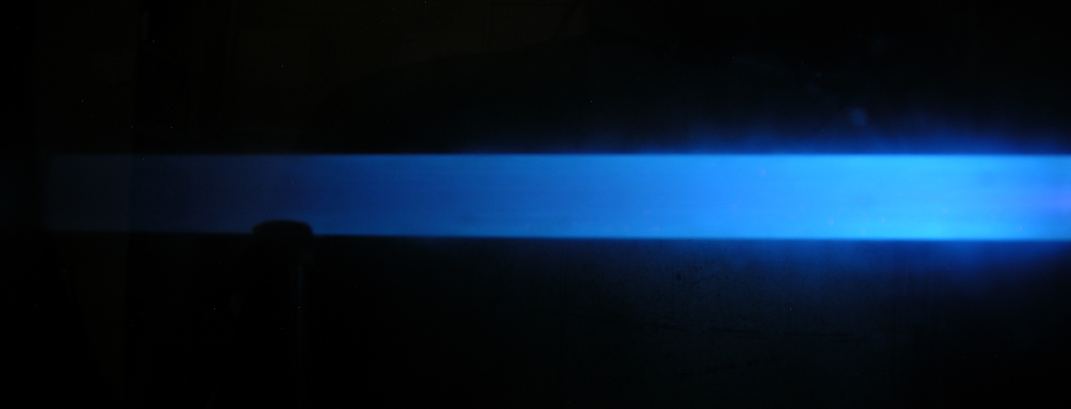
#> input picture labs/electron-plasma/images/1.jpg, 3211 x 1225 px (shown at 1/3 size); its folder holds 4 pictures in this run
$ python processing.py
#> lines starting #> are read from the running program, lines starting #| are printed output that depends on the picture
### graphs.py
import numpy as np
import matplotlib.pyplot as plt
import math
from numpy.polynomial import Polynomial as poly

# [65 lines left out: functions baseLsqm, lsqm, plot, plotLsqm, not called in this run]

def plotlsqm(x, y, dx = np.empty(0), dy = np.empty(0), filename = None, plotFmt = '.', lsqmFmt = 'r', title = None, xlabel = None, ylabel = None, stretch = 0.1, bflag = True):
	return plotLsqm(x, y, dx, dy, filename, plotFmt, lsqmFmt, title, xlabel, ylabel, stretch, bflag)

# [16 lines left out: function plotPoly, not called in this run]

def basePlot():
	fig, ax = plt.subplots()
	plt.minorticks_on()
	plt.grid(True, 'major', 'both', color = '#888888')
	plt.grid(True, 'minor', 'both', linestyle = '--')
	return fig, ax

### labs/electron-plasma/processing.py
from PIL import Image
import numpy as np
import matplotlib.pyplot as plt
import scipy
import os

import sys

sys.path.append("../../")
import csvreader
import graphs
import calculations

# import seaborn as sns

def matrix(content): #code stolen from builtin plot.py
    # r - radial
    xRaw = content[2]
    xArrRaw = xRaw.split()
    xArr = []
    for i in range(len(xArrRaw)):
        xArr.append(float(xArrRaw[i]))
    x = np.array(xArr)

    # z and matrix
    z = []
    without_header = content[3:]
    data = []
    for line in without_header:
        data.append(line.strip())

    m = []
    for line in data:
        arr_raw = line.split()
        arr = arr_raw[1:]
        zOne = float(arr_raw[0])
        z.append(zOne)
        for i in range(len(arr)):
            arr[i] = float(arr[i])
        m.append(arr)
    return x, np.array(z), np.array(m)

index = ["N, 5torr", "N 2.5torr", "N 1torr", "Ar 5torr", "Ar 2.5torr", "Ar 1torr"] #index experiments

fig1, ax1 = graphs.basePlot()
fig2, ax2 = graphs.basePlot()

for image_path in sorted(os.listdir("images")):
    # Загружаем изображение
    img = Image.open(f"images/{image_path}").convert("RGB")
#> img is the input picture: PIL image 3211x1225 RGB; mean R, G, B 7.8, 25.9, 45
    # print(image_path)

    # Переводим в массив numpy
    img_array = np.array(img)

    r_channel_avg = img_array[:, :, 0].mean(axis=0)[::-1]
#> r_channel_avg = 3211 values, max 15.97 at index 396, min 0.788 at index 3206, mean 7.75
    g_channel_avg = img_array[:, :, 1].mean(axis=0)[::-1]
#> g_channel_avg = 3211 values, max 51.56 at index 647, min 1.02 at index 3169, mean 25.89
    b_channel_avg = img_array[:, :, 2].mean(axis=0)[::-1]
#> b_channel_avg = 3211 values, max 84.35 at index 647, min 1.13 at index 3124, mean 45.02


    # Усреднённая яркость (среднее от суммы)
    sum_channel_avg = (r_channel_avg + g_channel_avg + b_channel_avg) / 3
#> sum_channel_avg = 3211 values, max 50.3 at index 647, min 1.01 at index 3145, mean 26.22

    z = np.arange(0, sum_channel_avg.shape[0], 1)
#> z = 3211 values from 0 to 3210
    def gauss(x, A, mu, sigma):
        return A * np.exp(-(x - mu)**2 / (2 * sigma**2))

    params = scipy.optimize.curve_fit(gauss, z, sum_channel_avg) #подгоняем нормальное распределение
#> params = ([48.79, 589.5, 929.2], [[0.00142, 0.00271, -0.0222], [0.00271, 2.91, -2.06], [-0.0222, -2.06, 2.55]])
    height = 260
    diam = 25.3 #external tube diameter, mm

    # [20 lines of commented-out code are left out]
    if(int(image_path[0]) < 4):
        ax1.plot(z / height * diam, sum_channel_avg / np.max(sum_channel_avg), linestyle='-', label=f"Среднее (R+G+B)/3, {index[int(image_path[0]) - 1]}")
        ax1.plot(z / height * diam, gauss(z, *(params[0])) / np.max(sum_channel_avg), linestyle = '--', label = f"подгон нормального распределения, {index[int(image_path[0]) - 1]}")
        ax1.plot([params[0][1] / height * diam, params[0][1] / height * diam], [0, 1], linestyle = "--", label = f"max излучения z = {params[0][1] / height * diam:.0f} mm, {index[int(image_path[0]) - 1]}")
    else:
        ax2.plot(z / height * diam, sum_channel_avg / np.max(sum_channel_avg), linestyle='-', label=f"Среднее (R+G+B)/3, {index[int(image_path[0]) - 1]}")
        ax2.plot(z / height * diam, gauss(z, *(params[0])) / np.max(sum_channel_avg), linestyle = '--', label = f"подгон нормального распределения, {index[int(image_path[0]) - 1]}")
        ax2.plot([params[0][1] / height * diam, params[0][1] / height * diam], [0, 1], linestyle = "--", label = f"max излучения z = {params[0][1] / height * diam:.0f} mm, {index[int(image_path[0]) - 1]}")
    # plt.title(f"Усреднённые интенсивности каналов RGB, {index[int(image_path[0]) - 1]}")
plt.xlabel("z, mm")
plt.ylabel("Интенсивность")
ax1.legend()
ax2.legend()
    # plt.show()
    # if(int(image_path[0]) == 3 or int(image_path[0]) == 6):
plt.show()
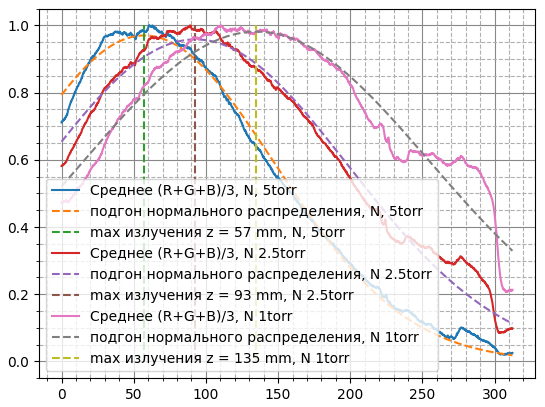
#> figure drawn by matplotlib, 1 panel; curve peaks at x = 62.96, y = 1; curve peaks at x = 57.31, y = 0.97
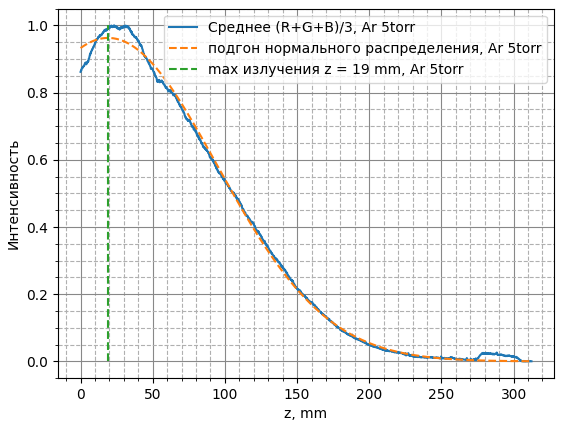
#> figure drawn by matplotlib, 1 panel; curve peaks at x = 23.26, y = 1; curve peaks at x = 19.07, y = 0.963
